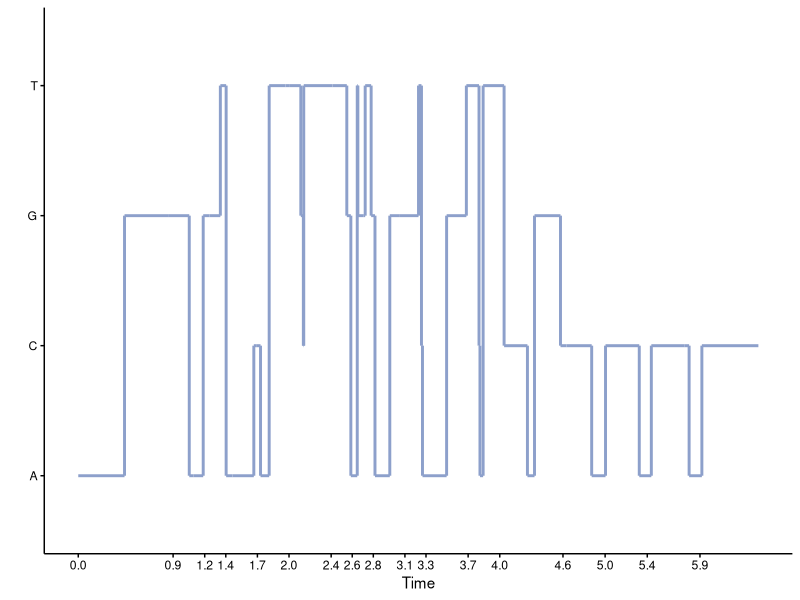
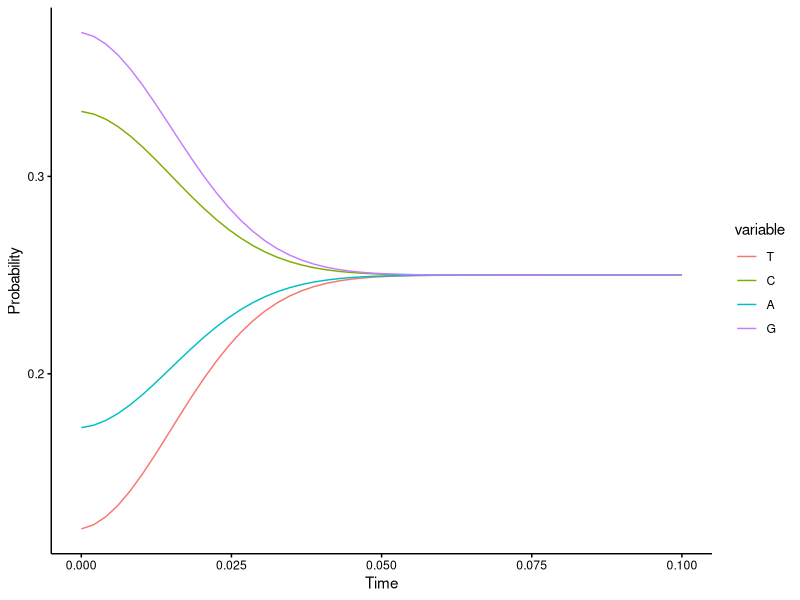

The R script that drew these images, in order:
################
#---PACKAGES---#
################
require(ggplot2)
require(reshape2)


###########################
#---POISSON SAMPLE PATH---#
###########################
# 4 x 12
paths = 1
N = 50

rate = 10

colorBeta <- rgb(252, 141, 98, maxColorValue = 255, alpha = 255)  
colorAlpha <- rgb(141, 160, 203, maxColorValue = 255, alpha = 255)  

theList <- list()
for(j in 1 : paths) {
  
  data = data.frame(
    x = rep(NA, 2 * N + 1),
    xend = rep(NA, 2 * N + 1 ),
    y = rep(NA, 2 * N + 1),
    yend = rep(NA, 2 * N + 1),
    path = rep(NA, 2 * N + 1)
  )
  
  data$x[1] = 0
  data$xend[1] = rexp(1, rate = rate)
  
  data$y[1] = sample(c("A", "C", "G", "T"), size = 1)
  data$yend = data$y
  
  ids = seq( from = 1, to = (2 * N - 1), by = 2 )
  
  for(i in ids) {
    
    char = sample(c("A", "C", "G", "T"), size = 1)
    time = rexp(1, rate = rate)
    
    data$x[i + 1] = data$xend[i]
    data$xend[i + 1] = data$x[i + 1]
    
    data$y[i + 1] = data$yend[i]
    data$yend[i + 1] = char
    
    data$x[i + 2] = data$xend[i + 1]
    data$xend[i + 2] = data$x[i + 2] + time
    
    data$y[i + 2] = data$yend[i + 1]
    data$yend[i + 2] = data$y[i + 2]
    
    data$path[i] <- data$path[i + 1] <- data$path[i + 2] <- j
    
  } # END: i
  
  theList[[j]] = data
} # END: j

data_melt <- do.call("rbind", theList)
data_melt$path <- as.factor(data_melt$path)
  
p <- ggplot(data_melt)
p <- p + geom_segment(aes(x = x, y = y, xend = xend, yend = yend, linetype = path), colour = colorAlpha, size = 1)
# p <- p + geom_point(aes(x = x, y = y), colour = colorAlpha, fill = colorAlpha, shape = 21, size = 2)

theme1 <- theme(
  axis.line = element_line(colour = "black"),
  axis.text = element_text(colour = "black"),
  axis.ticks = element_line(colour = "black"),
  legend.position = "none",
  panel.background = element_rect(size = 1, fill = "white", colour = NA),
  panel.border = element_blank(),
  panel.grid.major = element_blank(),
  panel.grid.minor = element_blank()
)

nth = 2
ticks <- unique(round(data_melt$x, 1))
ticks <- ticks[seq(1, length(ticks), nth)]
p <- p + scale_x_continuous(
  breaks = ticks
  )

p <- p + theme1
p <- p + xlab("Time") + ylab("")
print(p)


#########################
#---JC69 CTMC EXAMPLE---#
#########################
JC69 <- function (lambda, t) {
  p0 = 1/4 + 3/4 * exp(-4*lambda*t)
  p1 = 1/4 - 1/4 * exp(-4*lambda*t)
  
  trans_prob = matrix(c(p0, p1, p1, p1,
                        p1, p0, p1, p1,
                        p1, p1, p0, p1,
                        p1, p1, p1, p0
  ), nrow = 4, ncol = 4, byrow = T)
  
  colnames(trans_prob) <- rownames(trans_prob) <- c("T", "C", "A", "G")
  return(trans_prob)
}

N = 50
times = seq(0, 0.1, length.out = N)
data <- data.frame(
    T = rep(NA, N),
    C = rep(NA, N),
    A = rep(NA, N),
    G = rep(NA, N)
    )

set.seed(123)
r    <- runif(4)
vect <- r / sum(r)


data[1, ] <- vect
lambda    <- 2

for (i in 2 : N) {
   probs = as.matrix(data[i - 1, ], nrow = 1, ncol = 4)
   data[i, ] <- probs %*% JC69(lambda, t = times[i])   
}

data_melt <- melt(cbind(t = times, data), id.vars = "t") 

p <- ggplot(data_melt)
p <- p + geom_line(aes(x = t, y = value, color = variable))    
p <- p + xlab("Time") + ylab("Probability")
theme <- theme(
  axis.title = element_text(colour = "black"),
  axis.text = element_text(colour = "black"),
  axis.line = element_line(colour = "black"),
  axis.ticks = element_line(colour = "black"),
  panel.background = element_rect(size = 1, fill = "white", colour = NA),
  plot.background = element_rect(colour = NA),
  panel.border = element_blank(),
  panel.grid.major = element_blank(),
  panel.grid.minor = element_blank()
)
p <- p + theme
print(p)

# library(expm)
# c(0,1,0,0) %*% (JC69(lambda = lambda, t=100))
